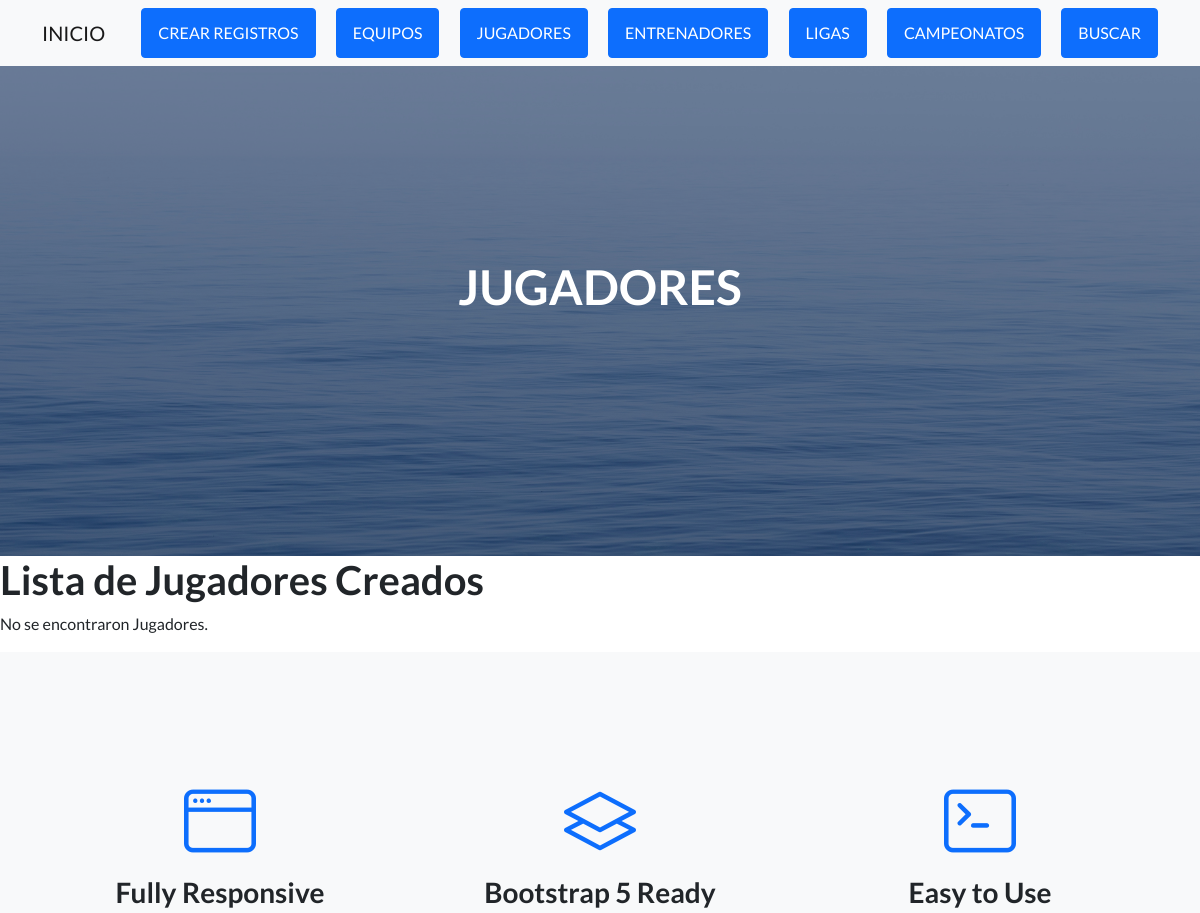
Page /AppFulvito/jugadores (upper part) on the earlier database version.
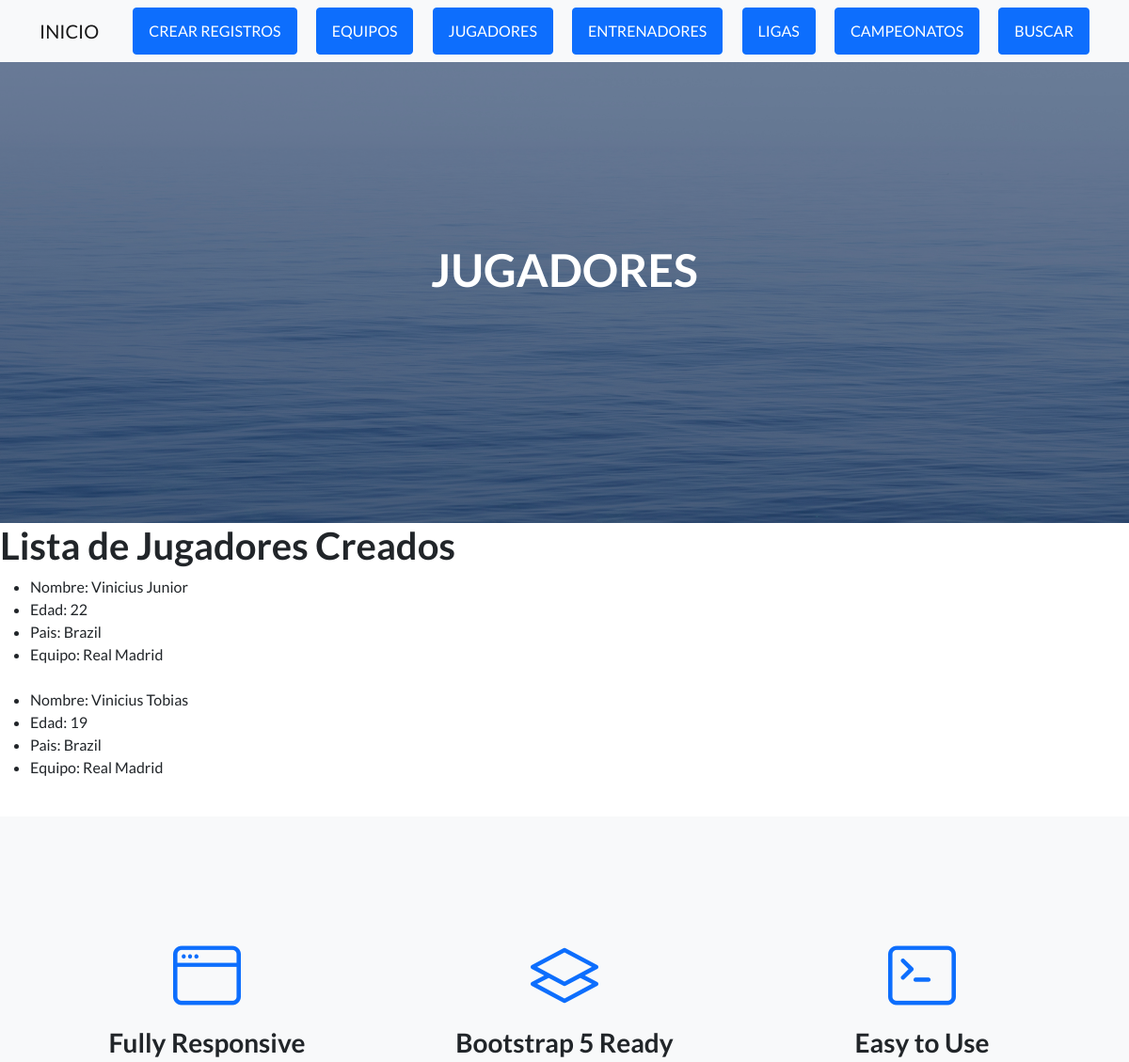
Same page on the later database version.
### AppFulvito/models.py (models this page shows, shortened)
class Jugador(models.Model):
    nombre=models.CharField(max_length=50)
    edad=models.IntegerField()
    pais=models.CharField(max_length=20)
    equipo=models.CharField(max_length=50)

### AppFulvito/views.py (the view)
# urls.py: path("jugadores", jugadores, name="jugadores"),
def jugadores(request):
    jugadores=Jugador.objects.all()
    return render(request, "AppFulvito/jugadores.html", {'jugadores':jugadores})

### AppFulvito/Templates/AppFulvito/jugadores.html
{% extends "AppFulvito/padre.html" %}
{% load static %}
{% block Titulo %} JUGADORES {% endblock %}
{% block contenidoQueCambia %}
<h1> Lista de Jugadores Creados </h1>
{% if jugadores %}
<ul>
    {% for jugador in jugadores %}
        <li>Nombre: {{jugador.nombre}}</li>
        <li>Edad: {{jugador.edad}}</li>
        <li>Pais: {{jugador.pais}}</li>
        <li>Equipo: {{jugador.equipo}}</li>
        <br>
    {% endfor %}
</ul>
{% else %}
<p>No se encontraron Jugadores.</p>
{% endif %}
{% endblock %}

Differences in the rows shown:
added Jugador: nombre "Vinicius Junior", edad "22", pais "Brazil", equipo "Real Madrid"
added Jugador: nombre "Vinicius Tobias", edad "19", pais "Brazil", equipo "Real Madrid"
Other differences:
text no longer shown: "No se encontraron Jugadores."
